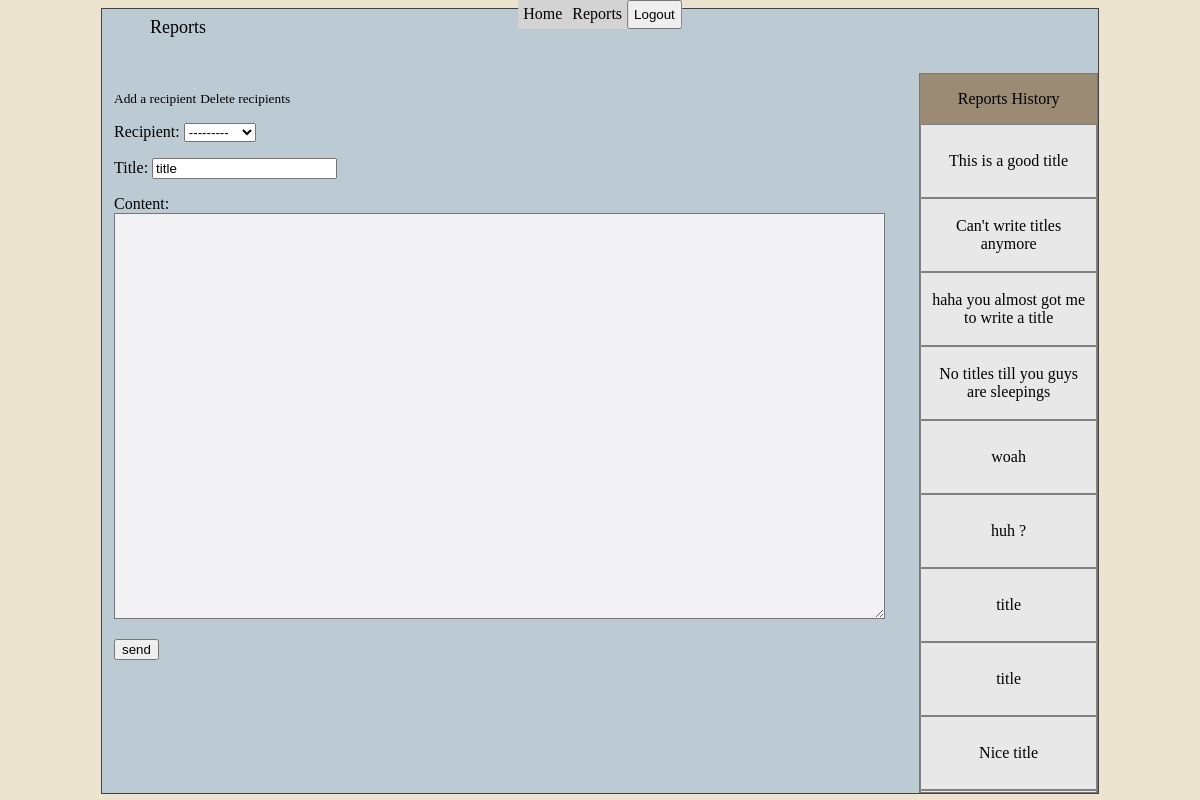
Screenshot of /dashboard/reports/ (signed in) with the database file from the repository.
### dashboard/models.py (models this page shows, shortened)
class Reports(models.Model):
    user = models.ForeignKey(settings.AUTH_USER_MODEL, related_name='sender', on_delete=models.CASCADE)
    recipient = models.ForeignKey(settings.AUTH_USER_MODEL,
               related_name='receiver',
               on_delete=models.PROTECT,
               null=True, blank=True, default='')
    title = models.CharField(max_length=255, default='title')
    content = models.TextField(null=False)
    timestamp = models.DateTimeField(auto_now_add=True)

### dashboard/views.py (the view, shortened to what this page needs)
# urls.py: path('reports/', views.ReportsView.as_view(), name='reports'),
class ReportsView(LoginRequiredMixin, View):
    template = 'dashboard/reports.html'
    def get(self, request):
        pk = self.request.user.id
        data = Reports.objects.filter(user_id=pk)
        form = MakeForm(sender_id = self.request.user.id)
        context = {'data': data, 'form': form}
        return render(request, self.template, context)

### dashboard/forms.py
class MakeForm(ModelForm):
    class Meta:
        model = Reports
        fields = ['recipient', 'title', 'content']
    def __init__(self, *args, sender_id=None):
            super().__init__(*args)
            if sender_id:
                allowed_users = user_model.objects.filter(many_relation__id=sender_id)
                filtered = allowed_users.exclude(id = sender_id)
                self.fields['recipient'].queryset = filtered

### dashboard/models.py (called while the page is built)
    def __str__(self):
        return self.username

### dashboard/templates/dashboard/reports.html (shortened to what this page needs)
 {% include 'dashboard/base.html' %}
 {% block content %}
 <div class="reports_container">
 <h class="title">Reports</h>
 <div class="reports_div">
<form method="post" class="text_field">
  <a class="add_recipient" href="{% url 'dashboard:add' %}">Add a recipient</a>
  <a class="add_recipient" href="{% url 'dashboard:recipient_delete' %}">Delete recipients</a>
 <p class="forms"> {{ form.as_p }}</p>
  <input type="submit" name="send" value="send">
  </form>
 </div>
 <div class="reports_menu">
  <p> Reports History </p>
   {% for report in data %}
   <div class="history">
    <a class ="link_block" href="{% url 'dashboard:report_update' report.id %}" target="_blank">{{report.title}}</a>
  </div>
   {% endfor %}
 </div>
 </div>
 {% endblock %}

### dashboard/templates/dashboard/base.html (shortened to what this page needs)
<!DOCTYPE html>
<head>
     {% load static %}
     <link rel="stylesheet" href="{% static 'dashboard/styles.css' %}">
</head>
<body>
<nav>
  <a href="{% url 'dashboard:home' %}">Home</a>
  <a href="{% url 'dashboard:reports' %}">Reports</a>
  <form method="post" action='{% url "dashboard:logout" %}'>{% csrf_token %}
  <input type="submit" value="Logout">
  </form>
</nav>
</body>

### dashboard/static/dashboard/styles.css (style rules this page uses)
nav { display: flex; position: absolute; left:50%; top:0%; transform: translateX(-50%); background-color: rgb(211, 211, 211); z-index: 1000; }
nav a { padding:5px; }
nav input { padding:5px; }
.reports_container { display: flex; padding-top: 8vh; position: absolute; left: 50%; transform: translateX(-50%); height:90vh; width: 82vw; border: rgb(65, 65, 65) 1px solid; padding-left: 1vw; background-color: rgb(188, 202, 212); }
.reports_div { padding-top: 1em; width: 82%; }
a { text-decoration: none; color: black; font-family: 'Times New Roman', Times, serif; }
form textarea { width: 95%; height:50vh; background-color: rgb(242, 242, 244); }
.forms { height:100%; }
.history { display: flex; justify-content: center; align-items: center; height: 9vh; background-color: rgb(232, 232, 232); border: 1px grey solid; border-radius: 1px; font-size: medium; text-align: center; }
.reports_menu { border: 1.5px rgb(121, 120, 120) solid; width: 18%; text-align: center; background-color: rgb(155, 139, 117); overflow: auto; }
.link_block { width:100%; padding: 0.5rem; }
.title { position: fixed; top:0%; font-size: large; padding-left: 3vw;; padding-top: 1vh; }
.add_recipient { font-size:smaller; text-decoration: none; }

### rows the page displays
Reports: title "This is a good title"
Reports: title "Can't write titles anymore"
Reports: title "haha you almost got me to write a title"
Reports: title "No titles till you guys are sleepings"
Reports: title "woah"
Reports: title "huh ?"
Reports: title "title"
Reports: title "title"
Reports: title "Nice title"
